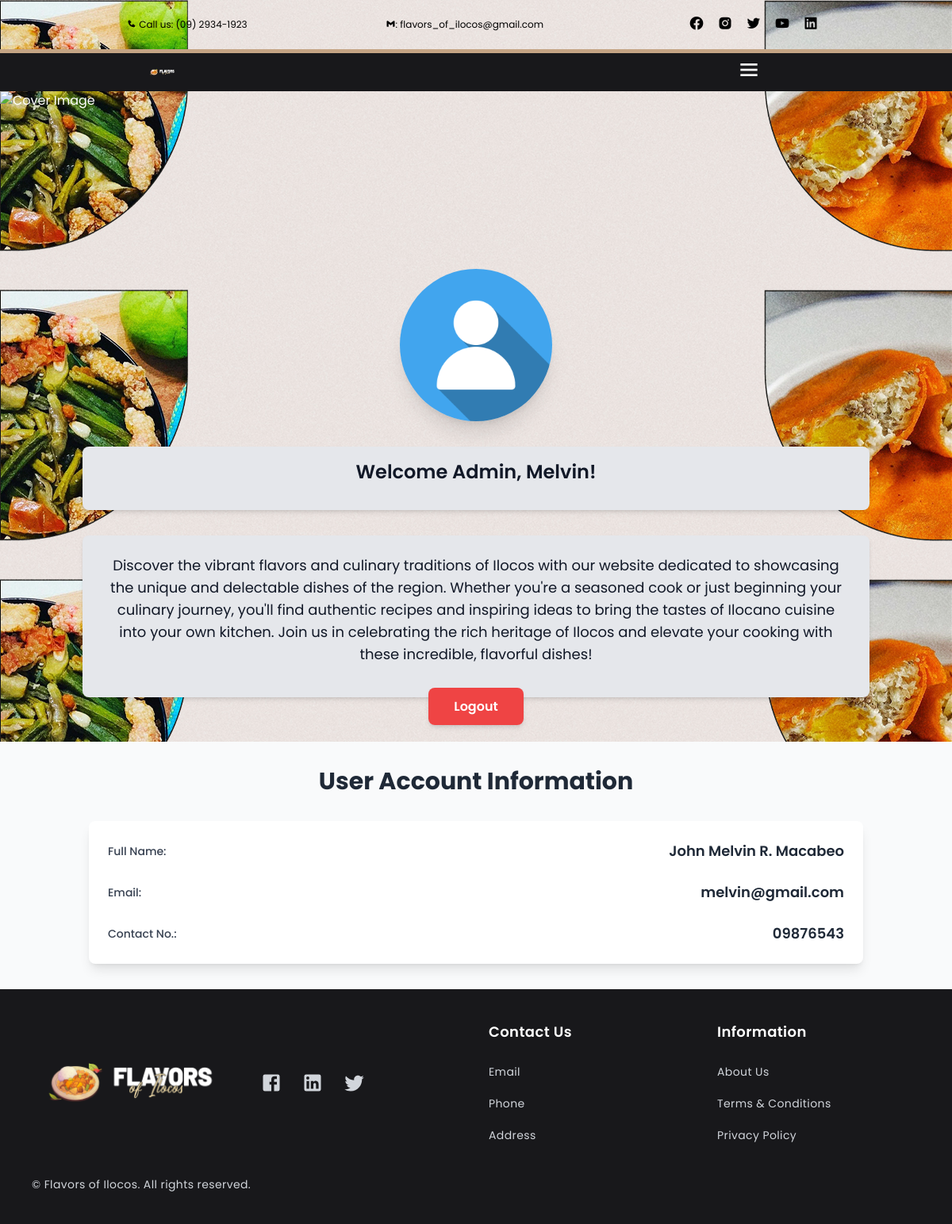
Page /admin/accounts_admin.php (signed in) on the committed database.
### tables this page shows
CREATE TABLE `user_form` (
  `id` int(255) NOT NULL,
  `username` varchar(255) NOT NULL,
  `email` varchar(255) NOT NULL,
  `full_name` varchar(255) NOT NULL,
  `password` varchar(255) NOT NULL,
  `contact` varchar(255) NOT NULL,
  `user_type` varchar(20) NOT NULL
);

### admin/accounts_admin.php (the view, shortened to what this page needs)
<?php
include('../config.php');
$admin_name = $_SESSION['admin_name'];
$sql = "SELECT * FROM user_form WHERE username = '$admin_name'";
$result = mysqli_query($conn, $sql);
if (mysqli_num_rows($result) > 0) {
    $row = mysqli_fetch_assoc($result);
    $full_name = $row['full_name'];
    $email = $row['email'];
    $contact = $row['contact'];
} else {
    $full_name = $email = $address = $contact = "No details available";
}
?>
<!DOCTYPE html>
<html lang="en">
<head>
   <link rel="stylesheet" href="css/styles.css">
   <link href='https://unpkg.com/boxicons@2.1.4/css/boxicons.min.css' rel='stylesheet'>
</head>
<body>
<?php include 'header_admin.php'; ?>
<section class="bg-gray-10 text-white">
    <div class="relative w-full">
        <img src="/Flavors of Ilocos/images/food.jpg" alt="Cover Image" class="w-full h-[20rem] object-cover rounded-b-lg" />
        <div class="absolute bottom-[-6rem] left-1/2 transform -translate-x-1/2">
            <img src="/Flavors of Ilocos/images/user.png" alt="User Profile"
                class="w-[12rem] h-[12rem] rounded-full border-4 border-white shadow-xl object-cover" />
        </div>
    </div>
    <div class="max-w-screen-lg mx-auto px-4 pb-8 pt-32 text-center">
        <div class="bg-gray-200 rounded-lg py-4 px-6 shadow-md">
            <h1 class="text-2xl font-semibold text-gray-900 mb-4">Welcome Admin, <span class="text-gray-900"><?php echo $_SESSION['admin_name']; ?></span>!</h1>
        </div>
        <div class="bg-gray-200 rounded-lg py-6 px-8 mt-8 shadow-md text-lg text-gray-900">
            <p class="mb-4">
                Discover the vibrant flavors and culinary traditions of Ilocos with our website dedicated to showcasing the unique and delectable dishes of the region.
                Whether you're a seasoned cook or just beginning your culinary journey, you'll find authentic recipes and inspiring ideas to bring the tastes of Ilocano cuisine into your own kitchen.
                Join us in celebrating the rich heritage of Ilocos and elevate your cooking with these incredible, flavorful dishes!
            </p>
        </div>
        <a href="/Flavors of Ilocos/logout.php" class="bg-red-500 text-white font-semibold py-3 px-8 mt-6 rounded-lg shadow-md hover:bg-red-600 transition duration-300">
            Logout
        </a>
    </div>
</section>
<section class="bg-gray-50 py-8">
    <div class="max-w-screen-lg mx-auto px-6">
        <h2 class="text-3xl font-bold text-center text-gray-800 mb-8">User Account Information</h2>
        <div class="bg-white shadow-lg rounded-lg p-6 space-y-6">
            <div class="flex items-center justify-between">
                <label class="w-40 text-sm font-medium text-gray-700">Full Name:</label>
                <p class="text-lg text-gray-800 font-semibold"><?php echo $full_name; ?></p>
            </div>
            <div class="flex items-center justify-between">
                <label class="w-40 text-sm font-medium text-gray-700">Email:</label>
                <p class="text-lg text-gray-800 font-semibold"><?php echo $email; ?></p>
            </div>
            <div class="flex items-center justify-between">
                <label class="w-40 text-sm font-medium text-gray-700">Contact No.:</label>
                <p class="text-lg text-gray-800 font-semibold"><?php echo $contact; ?></p>
            </div>
        </div>
    </div>
</section>
<?php include 'footer.php'; ?>
</body>
</html>

### css/styles.css (style rules this page uses)
body { background-image: url(images/BG1.jpg); }

### css/header_user.css (style rules this page uses)
* { font-family: 'Poppins', sans-serif; margin:0; padding:0; box-sizing: border-box; outline: none; border:none; text-decoration: none; }
:root { --primary-color: #18181b; --secondary-color: rgb(196, 164, 132); --tertiary-color: rgb(255, 255, 255); }
* { margin: 0; padding: 0; }
body { font-family: "Rubik", sans-serif; }
a { text-decoration: none; }

### rows in the picture
user_form: full_name "John Melvin R. Macabeo", email "melvin@gmail.com", contact "09876543"

### other values in the picture
$_SESSION['admin_name'] "Melvin"
